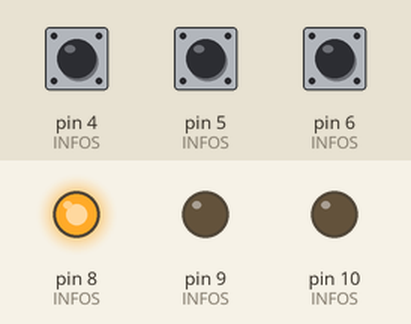
Simulated run of this sketch. Board: Arduino Uno, built with avr-gcc and run on an emulated ATmega328P. On the bench: output pins drawn as LEDs (lit = HIGH). The inputs (shaded band) are chosen by the test bench; at power-on: pin 5 (INFOS) HIGH, pin 6 (INFOS) HIGH, pin 4 (INFOS) HIGH.

Above: at 1.3 s.
1.4 s: pin 5 (INFOS) pulled LOW for 0.15 s
At 2.3 s:
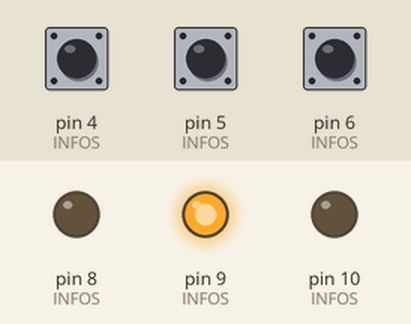
3.0 s: pin 6 (INFOS) pulled LOW for 0.15 s
At 3.5 s:
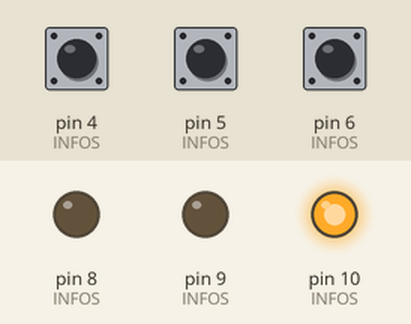
4.6 s: pin 4 (INFOS) pulled LOW for 0.15 s
At 5.8 s:
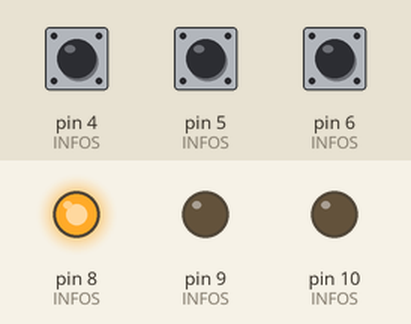
6.2 s: pin 6 (INFOS) pulled LOW for 1 s
At 7.1 s:
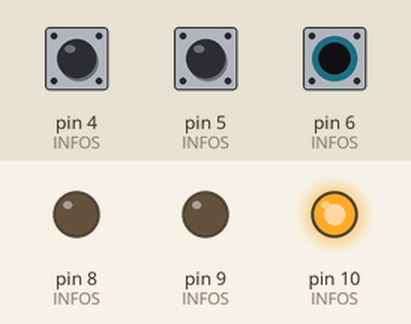
8.7 s: pin 4 (INFOS) pulled LOW for 1 s
At 10.2 s:
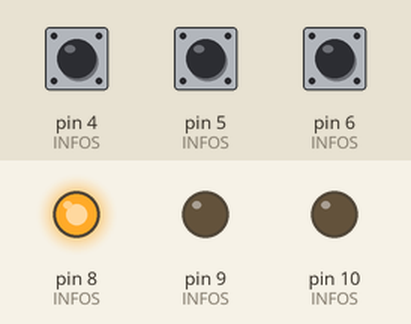
Timing chart, 0 to 11.7 s (numbered marks = the images above; inputs shaded):
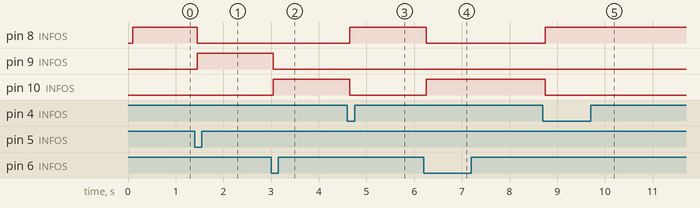

Measured:
- after the input at 1.4 s, pin 8 (INFOS): HIGH → LOW after 0.05 s; pin 9 (INFOS): LOW → HIGH after 0.05 s
- after the input at 3.0 s, pin 9 (INFOS): HIGH → LOW after 0.05 s; pin 10 (INFOS): LOW → HIGH after 0.05 s
- after the input at 4.6 s, pin 8 (INFOS): LOW → HIGH after 0.05 s; pin 10 (INFOS): HIGH → LOW after 0.05 s
- after the input at 6.2 s, pin 8 (INFOS): HIGH → LOW after 0.05 s; pin 10 (INFOS): LOW → HIGH after 0.05 s
- after the input at 8.7 s, pin 8 (INFOS): LOW → HIGH after 0.05 s; pin 10 (INFOS): HIGH → LOW after 0.05 s

The sketch:

SLO_MIDI.ino
```cpp
#include <SoftwareSerial.h>
SoftwareSerial mySerial(2, 3); // RX, TX
#include <EEPROM.h>

const uint8_t NUM_LEDS = 3;

struct Info {
  const uint8_t buttonPin;
  const uint8_t ledPin;
  uint8_t reading;
  bool buttonState;
  bool lastButtonState;
  bool ledState;
};

Info INFOS[NUM_LEDS] = {
  {4, 8, 0, HIGH, HIGH, HIGH},
  {5, 9, 0, HIGH, HIGH, LOW},
  {6, 10, 0, HIGH, HIGH, LOW},
};

unsigned long lastDebounceTime = 0;
unsigned long debounceDelay = 50;
unsigned long programmingDelay = 2000;

byte statusByte;
byte dataByte;
byte midiChannel;
byte pgmNumber;

void setup() {
  Serial.begin(9600);
  mySerial.begin(31250);
  delay(100);

  for (uint8_t i = 0; i < NUM_LEDS; i++) {
    pinMode(INFOS[i].ledPin, OUTPUT);
    digitalWrite(INFOS[i].ledPin, INFOS[i].ledState);
    pinMode(INFOS[i].buttonPin, INPUT_PULLUP);
  }
}

void loop() {
  for (uint8_t i = 0; i < NUM_LEDS; i++) {
    INFOS[i].reading = digitalRead(INFOS[i].buttonPin);
    if (INFOS[i].reading != INFOS[i].lastButtonState) {
      lastDebounceTime = millis();
    }

    if ((millis() - lastDebounceTime) > debounceDelay) {
      if (INFOS[i].reading != INFOS[i].buttonState) {
        INFOS[i].buttonState = INFOS[i].reading;
        if (INFOS[i].buttonState == LOW) {

          for (uint8_t l = 0; l < NUM_LEDS; l++) {
            INFOS[l].ledState = LOW;
          }
          INFOS[i].ledState = HIGH;
        }
      }
    }

    if (((millis() - lastDebounceTime) > programmingDelay) && (INFOS[i].buttonState == LOW)) {
      EEPROM.update(dataByte, i);
    }

    digitalWrite(INFOS[i].ledPin, INFOS[i].ledState);
    INFOS[i].lastButtonState = INFOS[i].reading;
  }

  if ( mySerial.available() > 1) {
    statusByte = mySerial.read();
    dataByte = mySerial.read();

    if ( (statusByte & B11110000) == B11000000) {
      midiChannel = statusByte & B00001111;
      pgmNumber = dataByte + 1;
    };

    int CHANNELS = EEPROM.read(dataByte);
    for (uint8_t l = 0; l < NUM_LEDS; l++) {
      INFOS[l].ledState = LOW;
      digitalWrite(INFOS[l].ledPin, INFOS[l].ledState);
    }
    INFOS[CHANNELS].ledState = HIGH;
    digitalWrite(INFOS[CHANNELS].ledPin, INFOS[CHANNELS].ledState);
  }
}
```
